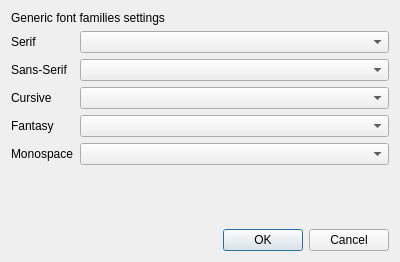
<?xml version="1.0" encoding="UTF-8"?>
<ui version="4.0">
 <class>FontFamiliesDialog</class>
 <widget class="QDialog" name="FontFamiliesDialog">
  <property name="windowModality">
   <enum>Qt::WindowModal</enum>
  </property>
  <property name="geometry">
   <rect>
    <x>0</x>
    <y>0</y>
    <width>400</width>
    <height>262</height>
   </rect>
  </property>
  <property name="sizePolicy">
   <sizepolicy hsizetype="Fixed" vsizetype="Fixed">
    <horstretch>0</horstretch>
    <verstretch>0</verstretch>
   </sizepolicy>
  </property>
  <property name="windowTitle">
   <string>Generic font families</string>
  </property>
  <property name="windowIcon">
   <iconset resource="crqtres.qrc">
    <normaloff>:/icons/action/icons/configure.png</normaloff>:/icons/action/icons/configure.png</iconset>
  </property>
  <property name="modal">
   <bool>true</bool>
  </property>
  <layout class="QVBoxLayout" name="verticalLayout">
   <item>
    <widget class="QLabel" name="label">
     <property name="text">
      <string>Generic font families settings</string>
     </property>
    </widget>
   </item>
   <item>
    <layout class="QFormLayout" name="formLayout">
     <item row="0" column="0">
      <widget class="QLabel" name="label_2">
       <property name="text">
        <string>Serif</string>
       </property>
      </widget>
     </item>
     <item row="0" column="1">
      <widget class="QComboBox" name="cbSerifFace">
       <property name="sizePolicy">
        <sizepolicy hsizetype="Expanding" vsizetype="Fixed">
         <horstretch>0</horstretch>
         <verstretch>0</verstretch>
        </sizepolicy>
       </property>
      </widget>
     </item>
     <item row="1" column="0">
      <widget class="QLabel" name="label_3">
       <property name="text">
        <string>Sans-Serif</string>
       </property>
      </widget>
     </item>
     <item row="1" column="1">
      <widget class="QComboBox" name="cbSansSerifFace">
       <property name="sizePolicy">
        <sizepolicy hsizetype="Expanding" vsizetype="Fixed">
         <horstretch>0</horstretch>
         <verstretch>0</verstretch>
        </sizepolicy>
       </property>
      </widget>
     </item>
     <item row="2" column="0">
      <widget class="QLabel" name="label_4">
       <property name="text">
        <string>Cursive</string>
       </property>
      </widget>
     </item>
     <item row="2" column="1">
      <widget class="QComboBox" name="cbCursiveFace">
       <property name="sizePolicy">
        <sizepolicy hsizetype="Expanding" vsizetype="Fixed">
         <horstretch>0</horstretch>
         <verstretch>0</verstretch>
        </sizepolicy>
       </property>
      </widget>
     </item>
     <item row="3" column="0">
      <widget class="QLabel" name="label_5">
       <property name="text">
        <string>Fantasy</string>
       </property>
      </widget>
     </item>
     <item row="3" column="1">
      <widget class="QComboBox" name="cbFantasyFace">
       <property name="sizePolicy">
        <sizepolicy hsizetype="Expanding" vsizetype="Fixed">
         <horstretch>0</horstretch>
         <verstretch>0</verstretch>
        </sizepolicy>
       </property>
      </widget>
     </item>
     <item row="4" column="0">
      <widget class="QLabel" name="label_6">
       <property name="text">
        <string>Monospace</string>
       </property>
      </widget>
     </item>
     <item row="4" column="1">
      <widget class="QComboBox" name="cbMonospaceFace">
       <property name="sizePolicy">
        <sizepolicy hsizetype="Expanding" vsizetype="Fixed">
         <horstretch>0</horstretch>
         <verstretch>0</verstretch>
        </sizepolicy>
       </property>
      </widget>
     </item>
    </layout>
   </item>
   <item>
    <spacer name="verticalSpacer">
     <property name="orientation">
      <enum>Qt::Vertical</enum>
     </property>
     <property name="sizeHint" stdset="0">
      <size>
       <width>1</width>
       <height>2</height>
      </size>
     </property>
    </spacer>
   </item>
   <item>
    <widget class="QDialogButtonBox" name="buttonBox">
     <property name="orientation">
      <enum>Qt::Horizontal</enum>
     </property>
     <property name="standardButtons">
      <set>QDialogButtonBox::Cancel|QDialogButtonBox::Ok</set>
     </property>
    </widget>
   </item>
  </layout>
 </widget>
 <resources>
  <include location="crqtres.qrc"/>
 </resources>
 <connections>
  <connection>
   <sender>buttonBox</sender>
   <signal>accepted()</signal>
   <receiver>FontFamiliesDialog</receiver>
   <slot>accept()</slot>
   <hints>
    <hint type="sourcelabel">
     <x>248</x>
     <y>254</y>
    </hint>
    <hint type="destinationlabel">
     <x>157</x>
     <y>274</y>
    </hint>
   </hints>
  </connection>
  <connection>
   <sender>buttonBox</sender>
   <signal>rejected()</signal>
   <receiver>FontFamiliesDialog</receiver>
   <slot>reject()</slot>
   <hints>
    <hint type="sourcelabel">
     <x>316</x>
     <y>260</y>
    </hint>
    <hint type="destinationlabel">
     <x>286</x>
     <y>274</y>
    </hint>
   </hints>
  </connection>
  <connection>
   <sender>cbSerifFace</sender>
   <signal>currentTextChanged(QString)</signal>
   <receiver>FontFamiliesDialog</receiver>
   <slot>slot_serif_currectTextChanged(QString)</slot>
   <hints>
    <hint type="sourcelabel">
     <x>240</x>
     <y>46</y>
    </hint>
    <hint type="destinationlabel">
     <x>188</x>
     <y>117</y>
    </hint>
   </hints>
  </connection>
  <connection>
   <sender>cbSansSerifFace</sender>
   <signal>currentTextChanged(QString)</signal>
   <receiver>FontFamiliesDialog</receiver>
   <slot>slot_sansSerif_currectTextChanged(QString)</slot>
   <hints>
    <hint type="sourcelabel">
     <x>240</x>
     <y>78</y>
    </hint>
    <hint type="destinationlabel">
     <x>188</x>
     <y>117</y>
    </hint>
   </hints>
  </connection>
  <connection>
   <sender>cbCursiveFace</sender>
   <signal>currentTextChanged(QString)</signal>
   <receiver>FontFamiliesDialog</receiver>
   <slot>slot_cursive_currectTextChanged(QString)</slot>
   <hints>
    <hint type="sourcelabel">
     <x>240</x>
     <y>110</y>
    </hint>
    <hint type="destinationlabel">
     <x>188</x>
     <y>117</y>
    </hint>
   </hints>
  </connection>
  <connection>
   <sender>cbFantasyFace</sender>
   <signal>currentTextChanged(QString)</signal>
   <receiver>FontFamiliesDialog</receiver>
   <slot>slot_fantasy_currectTextChanged(QString)</slot>
   <hints>
    <hint type="sourcelabel">
     <x>240</x>
     <y>142</y>
    </hint>
    <hint type="destinationlabel">
     <x>188</x>
     <y>117</y>
    </hint>
   </hints>
  </connection>
  <connection>
   <sender>cbMonospaceFace</sender>
   <signal>currentTextChanged(QString)</signal>
   <receiver>FontFamiliesDialog</receiver>
   <slot>slot_monospace_currectTextChanged(QString)</slot>
   <hints>
    <hint type="sourcelabel">
     <x>240</x>
     <y>174</y>
    </hint>
    <hint type="destinationlabel">
     <x>188</x>
     <y>117</y>
    </hint>
   </hints>
  </connection>
 </connections>
 <slots>
  <slot>slot_serif_currectTextChanged(QString)</slot>
  <slot>slot_sansSerif_currectTextChanged(QString)</slot>
  <slot>slot_cursive_currectTextChanged(QString)</slot>
  <slot>slot_fantasy_currectTextChanged(QString)</slot>
  <slot>slot_monospace_currectTextChanged(QString)</slot>
 </slots>
</ui>
